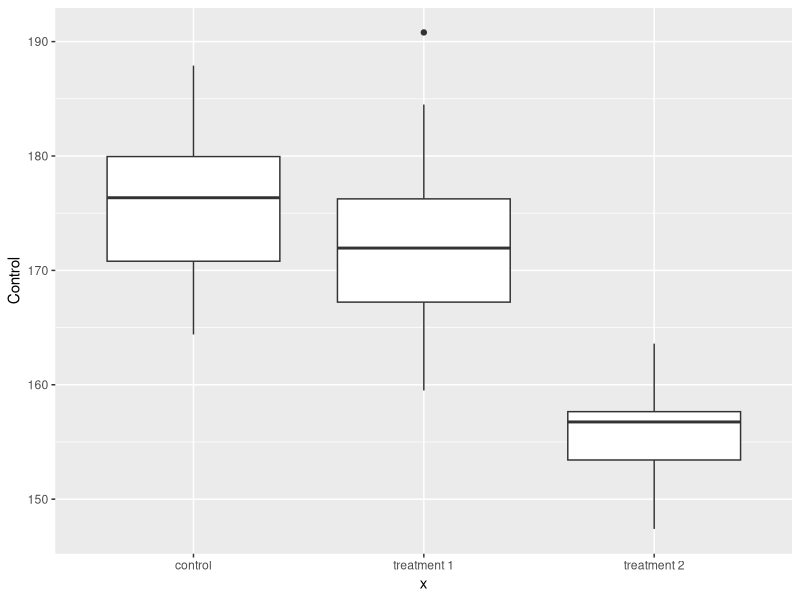
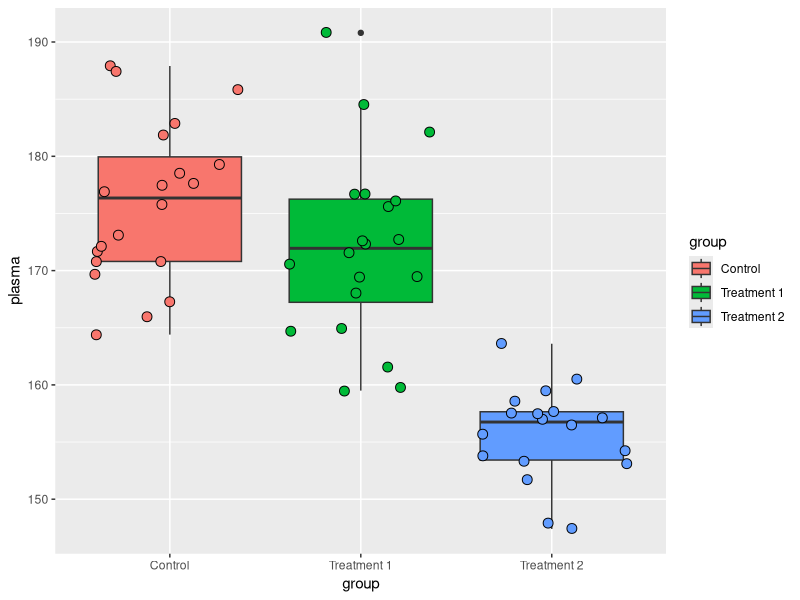
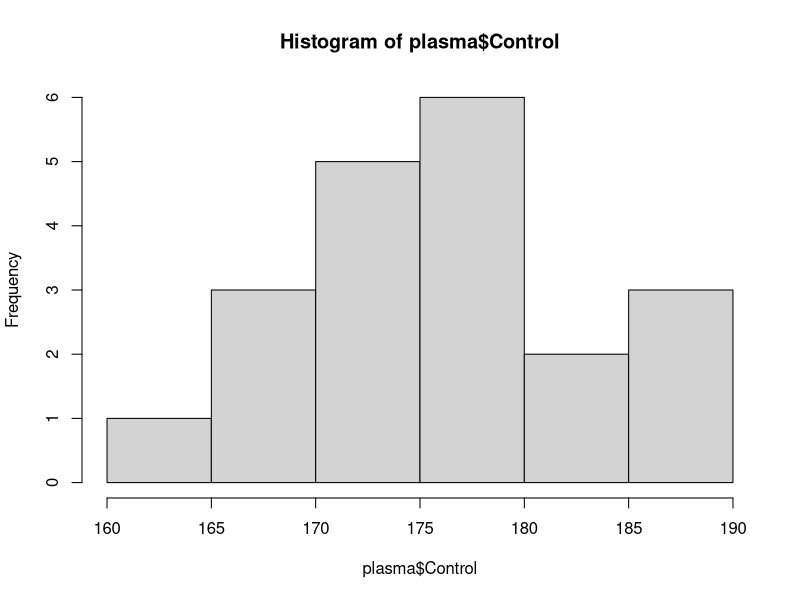
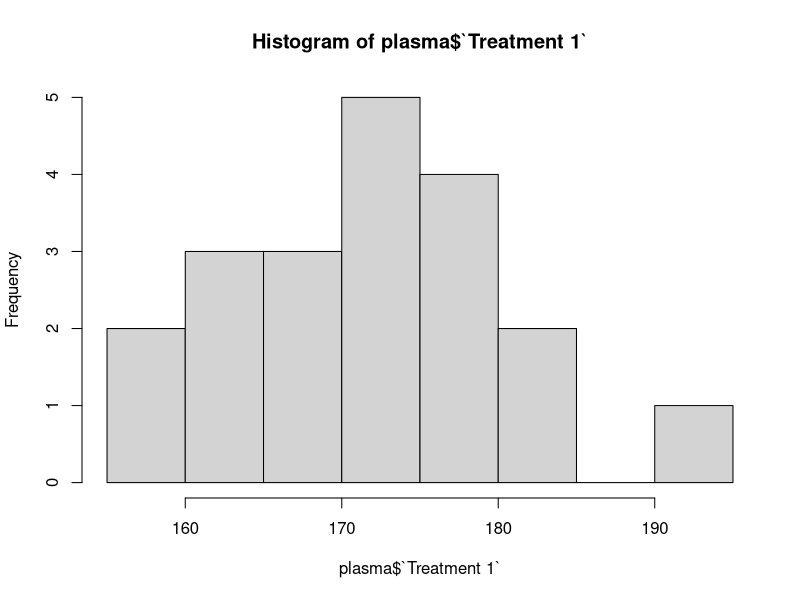
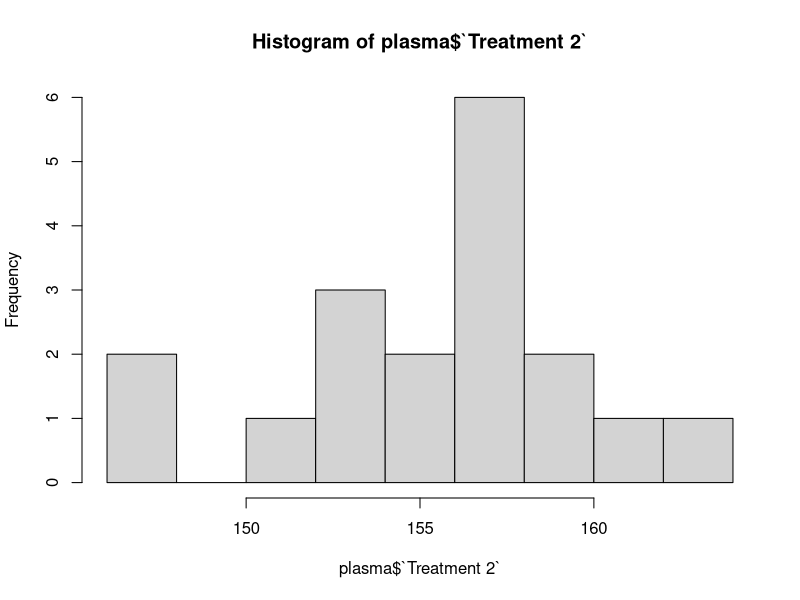
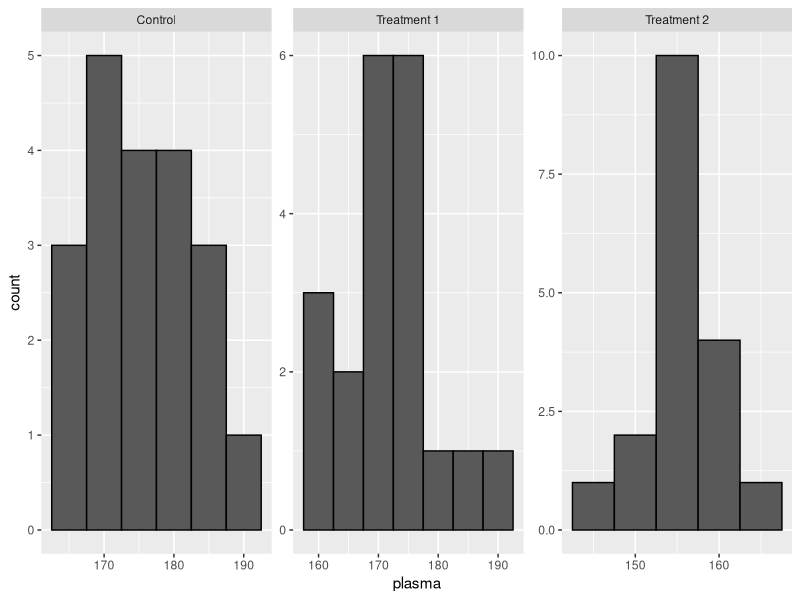
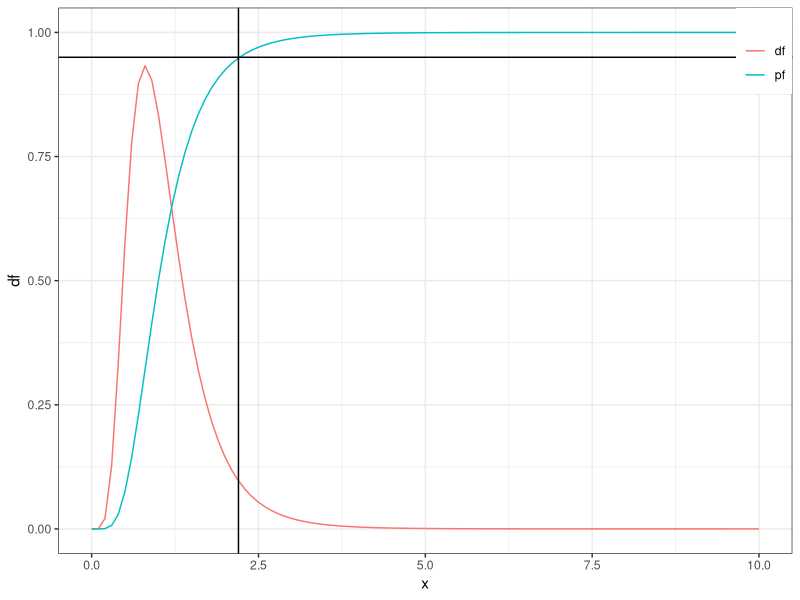
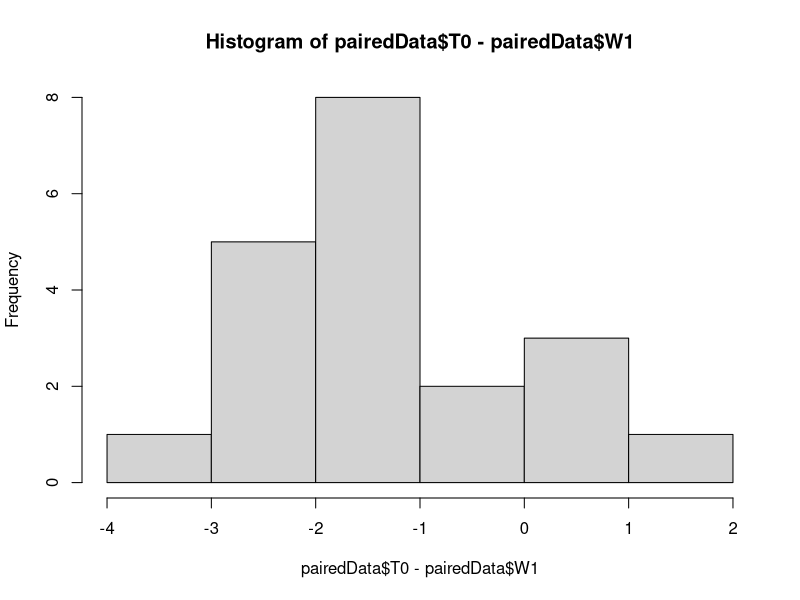

Write the R code that produced these figures, in order. (Note: this script raises an error after producing the figures.)
## ---- chunk 1
library(ggplot2)
library(tidyr)
library(dplyr)
library(ggbeeswarm)

df_bisphenol <- read.csv("data/ExerciceBisphenol.csv")

plasma <- readxl::read_xlsx("data/ExercicePlasmaCholesterol.xlsx")

pairedData <- readxl::read_xlsx("data/pairedData.xlsx")


## ---- chunk 2
knitr::opts_chunk$set(warning = F)
## ---- chunk 3
plasma
## ---- chunk 4
ggplot(plasma)+
  geom_boxplot(aes(x = "control",y = Control))+
  geom_boxplot(aes(x = "treatment 1",`Treatment 1`))+
  geom_boxplot(aes(x = "treatment 2",`Treatment 2`))
## ---- chunk 5
plasma_long <- pivot_longer(plasma,
                            cols = c("Control","Treatment 1","Treatment 2"),
                            values_to = "plasma",
                            names_to = "group")
plasma_long
## ---- chunk 6
ggplot(data=plasma_long,
       aes(x = group,
           y = plasma,
           fill=group))+  #define data and variables
  geom_boxplot()+
  geom_jitter(shape=21,show.legend = F,cex=3) #create one layer of graph

## ---- chunk 7
hist(plasma$Control)
## ---- chunk 8
hist(plasma$`Treatment 1`)
## ---- chunk 9
hist(plasma$`Treatment 2`)
## ---- chunk 10
plasma_long %>%
  ggplot()+
  geom_histogram(aes(plasma),
                 binwidth = 5,
                 color = "black")+
  facet_wrap(~group,scales = "free")
## ---- chunk 11
var(plasma$Control)
var(plasma$`Treatment 1`)
var(plasma$`Treatment 2`)
## ---- chunk 12
plasma$`Treatment 2`
## ---- chunk 13
var(plasma$`Treatment 2`,na.rm = T)
## ---- chunk 14
plasma_long %>%
  group_by(group)%>%
  dplyr::summarise(mean = mean(plasma,na.rm = T),
                   sd = sd(plasma,na.rm = T),
                   var = var(plasma,na.rm = T))
## ---- chunk 15
aov_res <- aov(plasma ~ group,
               data = plasma_long)

summary(aov_res)
## ---- chunk 16
N <- nrow(na.omit(plasma))
x <- seq(0,10,0.1)
data.frame(x = x,
           df = df(x,N,N),
           pf = pf(x,N,N)) %>%
  ggplot()+
  geom_line(aes(x,df,color = "df"))+
  geom_line(aes(x,pf,color = "pf"))+
  geom_hline(yintercept = .95)+
  geom_vline(xintercept = 2.2)+
  theme_bw()+theme(legend.position = c(1,1),
                   legend.justification = c(1,1))+
  labs(color = "")
## ---- chunk 17
krus_res <- kruskal.test(plasma ~ group,data = plasma_long)
krus_res
## ---- chunk 18
TukeyHSD(aov_res)
## ---- chunk 19
pairedData
## ---- chunk 20
hist(pairedData$T0 - pairedData$W1)
## ---- chunk 21
ggplot(pairedData)+
  geom_histogram(aes(T0 - W1))
## ---- chunk 22
t.test(pairedData$T0,pairedData$W1,paired=T)
## ---- chunk 23
paired_long <- pivot_longer(pairedData,cols = c("T0","W1"),values_to = "value",names_to = "time")
## ---- chunk 24
t.test(value ~ time, data = paired_long,paired=T)
## ---- chunk 25
wilcox.test(pairedData$T0,pairedData$W1,paired=F)
## ---- chunk 26
pairedData %>% 
  pivot_longer(cols = c("T0","W1"),
               names_to = "time")%>%
  ggplot(aes(time,value))+
  geom_jitter()+
  geom_boxplot(alpha = .3,outlier.shape = NA)
## ---- chunk 27
pairedData %>%
  ggplot(aes(x = 1,y = W1-T0))+
  geom_jitter()+
  geom_boxplot(alpha = .2)
## ---- chunk 28
wilcox.test(pairedData$T0,pairedData$W1,paired=T)
## ---- chunk 29

concordanceT0W1 <- table(pairedData$T0>1,pairedData$W1>1,dnn = c("T0","W1"))
concordanceT0W1

## ---- chunk 30
mcnemar.test(concordanceT0W1)
